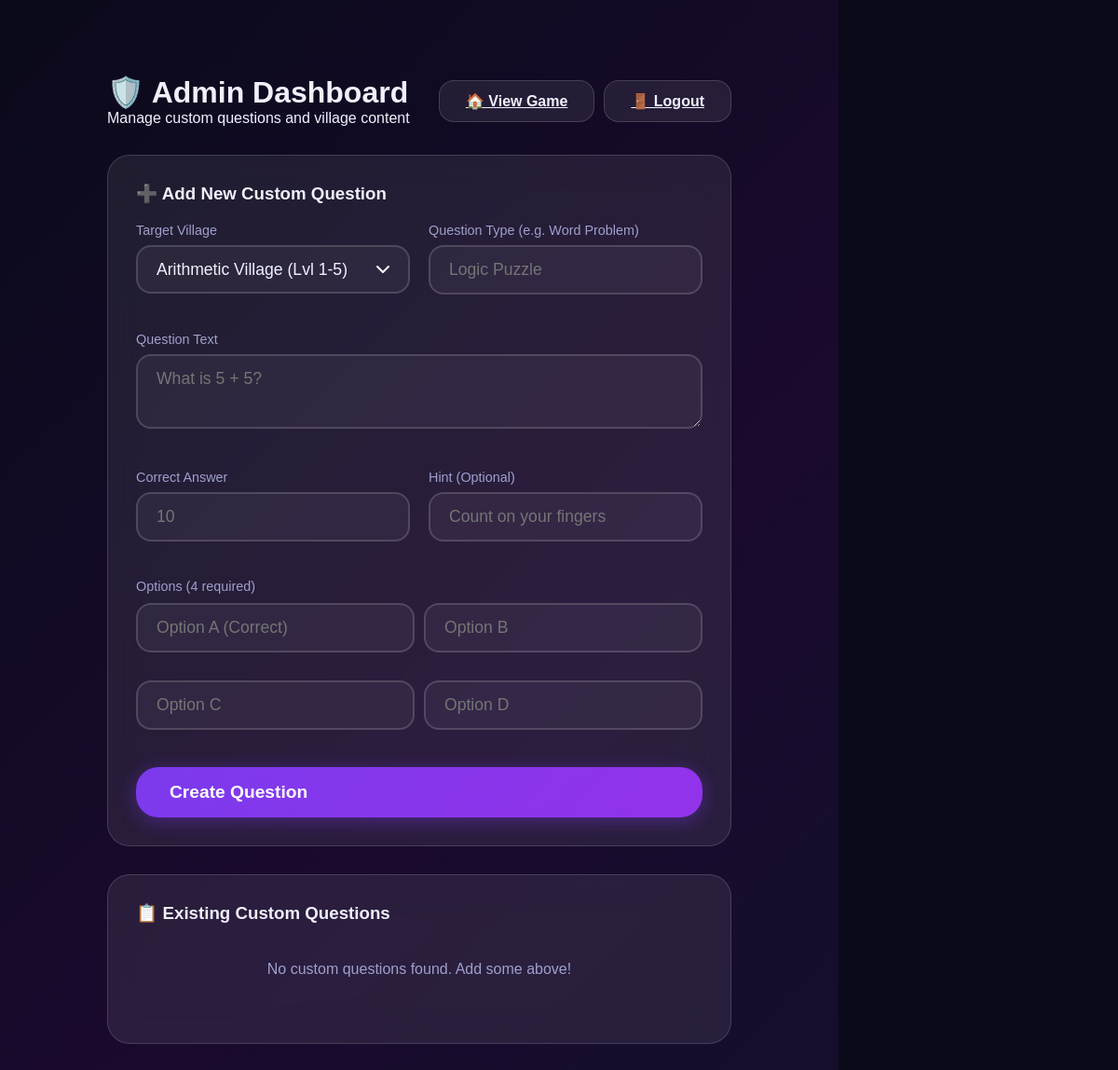
Before: /admin (signed in) with the older database file.
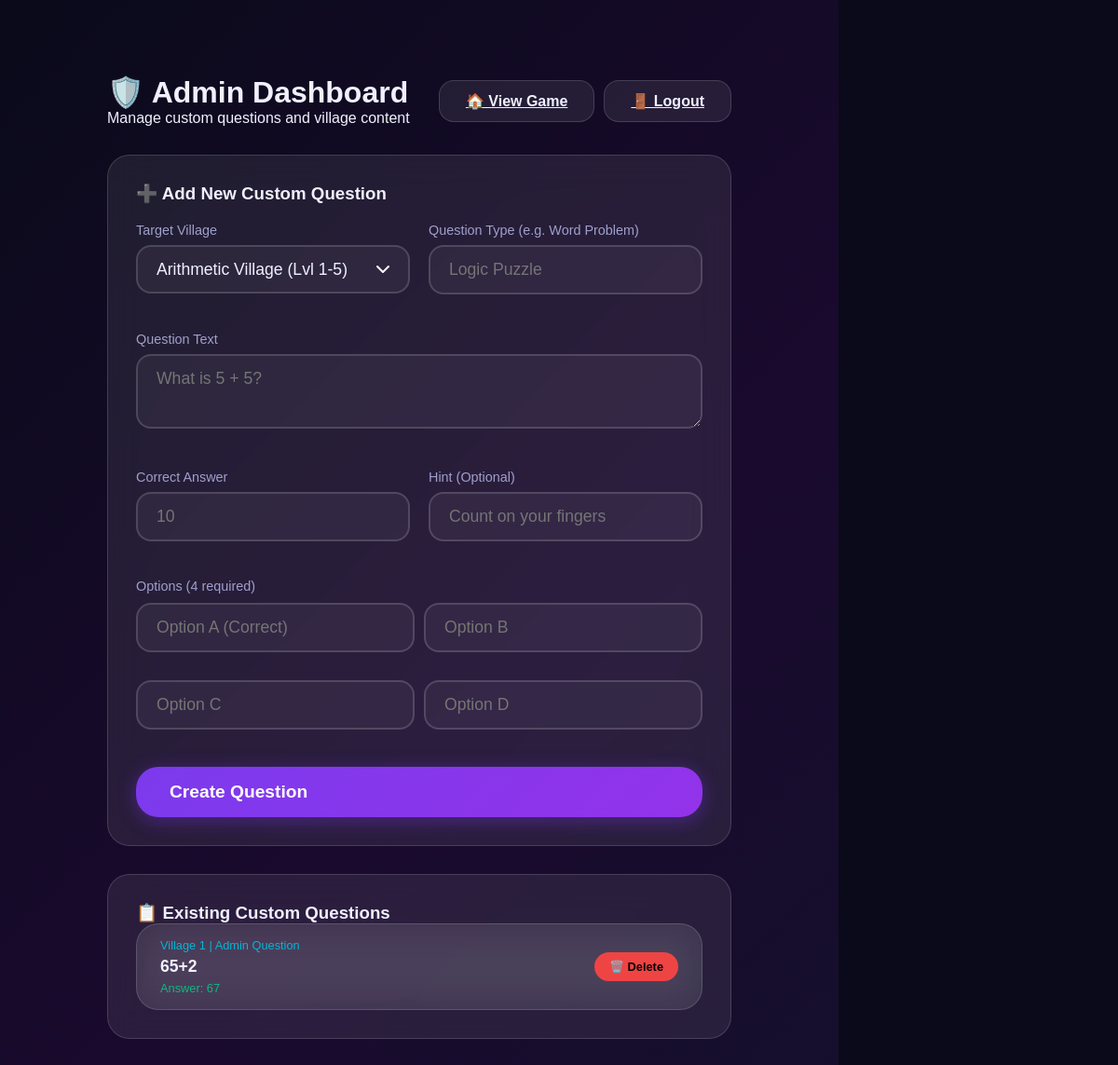
After: the same page with the newer database file.
### models.py (models this page shows, shortened)
class CustomQuestion(db.Model):
    __tablename__ = 'custom_questions'
    id = db.Column(db.Integer, primary_key=True)
    world_id = db.Column(db.Integer, nullable=False) # Which village this belongs to
    question = db.Column(db.Text, nullable=False)
    answer = db.Column(db.String(100), nullable=False)
    options = db.Column(db.Text, nullable=False) # JSON encoded list
    hint = db.Column(db.Text)
    q_type = db.Column(db.String(50))
    created_at = db.Column(db.DateTime, default=datetime.utcnow)

### app.py (the view)
@app.route('/admin')
def admin_dashboard():
    if not session.get('admin_logged_in'):
        return redirect(url_for('admin_login'))
    questions = CustomQuestion.query.all()
    return render_template('admin.html', questions=questions, worlds=WORLDS)

### templates/admin.html (shortened to what this page needs)
<!DOCTYPE html>
<html lang="en">
<head>
    <link rel="stylesheet" href="{{ url_for('static', filename='css/styles.css') }}">
</head>
<body class="screen">
    <div class="admin-container">
        <header class="admin-header">
            <div>
                <h1>🛡️ Admin Dashboard</h1>
                <p>Manage custom questions and village content</p>
            </div>
            <div style="display: flex; gap: 10px;">
                <a href="/" class="btn btn-secondary">🏠 View Game</a>
                <a href="/admin/logout" class="btn btn-secondary">🚪 Logout</a>
            </div>
        </header>
        <div class="glass-card section-card">
            <h3>➕ Add New Custom Question</h3>
            <div class="form-grid">
                <div class="form-group">
                    <label>Target Village</label>
                    <select id="world-select" class="text-input">
                        {% for w in worlds %}
                            <option value="{{ w.id }}">{{ w.name }} (Lvl {{ w.levelStart }}-{{ w.levelEnd }})</option>
                        {% endfor %}
                    </select>
                </div>
                <div class="form-group">
                    <label>Question Type (e.g. Word Problem)</label>
                    <input type="text" id="q-type" class="text-input" placeholder="Logic Puzzle">
                </div>
                <div class="form-group full-width">
                    <label>Question Text</label>
                    <textarea id="q-text" class="text-input" style="height: 80px;" placeholder="What is 5 + 5?"></textarea>
                </div>
                <div class="form-group">
                    <label>Correct Answer</label>
                    <input type="text" id="q-answer" class="text-input" placeholder="10">
                </div>
                <div class="form-group">
                    <label>Hint (Optional)</label>
                    <input type="text" id="q-hint" class="text-input" placeholder="Count on your fingers">
                </div>
                <div class="form-group full-width">
                    <label>Options (4 required)</label>
                    <div class="options-inputs">
                        <input type="text" id="opt-1" class="text-input" placeholder="Option A (Correct)">
                        <input type="text" id="opt-2" class="text-input" placeholder="Option B">
                        <input type="text" id="opt-3" class="text-input" placeholder="Option C">
                        <input type="text" id="opt-4" class="text-input" placeholder="Option D">
                    </div>
                </div>
            </div>
            <button id="btn-add-question" class="btn btn-primary btn-lg" style="margin-top: 20px; width: 100%;">Create Question</button>
        </div>
        <div class="glass-card section-card">
            <h3>📋 Existing Custom Questions</h3>
            <div class="question-list" id="question-list">
                {% if questions %}
                    {% for q in questions %}
                        <div class="glass-card question-item" data-id="{{ q.id }}">
                            <div class="question-info">
                                <div class="question-meta">Village {{ q.world_id }} | {{ q.q_type }}</div>
                                <div class="question-text-display">{{ q.question }}</div>
                                <div style="font-size: 0.8rem; color: var(--accent-green); margin-top: 5px;">Answer: {{ q.answer }}</div>
                            </div>
                            <button class="btn delete-btn btn-delete" data-qid="{{ q.id }}">🗑️ Delete</button>
                        </div>
                    {% endfor %}
                {% else %}
                    <div class="empty-state">No custom questions found. Add some above!</div>
                {% endif %}
            </div>
        </div>
    </div>
</body>
</html>

### static/css/styles.css (style rules this page uses)
:root { --bg-primary: #0a0a1a; --bg-secondary: #12122b; --bg-card: rgba(255, 255, 255, 0.06); --bg-card-hover: rgba(255, 255, 255, 0.12); --text-primary: #f0f0ff; --text-secondary: #a0a0cc; --accent-primary: #7c3aed; --accent-secondary: #06b6d4; --accent-gold: #f59e0b; --accent-green: #10b981; --accent-red: #ef4444; --accent-pink: #ec4899; --glass-bg: rgba(255, 255, 255, 0.08); --glass-border: rgba(255, 255, 255, 0.15); --shadow-glow: 0 0 30px rgba(124, 58, 237, 0.3); --radius-sm: 8px; --radius-md: 16px; --radius-lg: 24px; --radius-xl: 32px; --font-main: 'Outfit', sans-serif; --font-mono: 'Space Grotesk', monospace; }
*, *::before, *::after { box-sizing: border-box; margin: 0; padding: 0; }
html, body { width: 100%; height: 100%; font-family: var(--font-main); background: var(--bg-primary); color: var(--text-primary); overflow: hidden; }
body { background: linear-gradient(135deg, var(--bg-primary) 0%, #1a0a2e 50%, var(--bg-secondary) 100%); }
.screen { width: 100%; height: 100vh; max-width: 900px; display: flex; flex-direction: column; align-items: center; padding: 20px; overflow-y: auto; scrollbar-width: thin; scrollbar-color: var(--accent-primary) transparent; }
.glass-card { background: var(--glass-bg); border: 1px solid var(--glass-border); border-radius: var(--radius-lg); backdrop-filter: blur(20px); -webkit-backdrop-filter: blur(20px); transition: all 0.3s ease; }
.btn { font-family: var(--font-main); font-weight: 600; font-size: 1rem; border: none; border-radius: var(--radius-md); padding: 12px 28px; cursor: pointer; transition: all 0.3s cubic-bezier(0.4, 0, 0.2, 1); display: inline-flex; align-items: center; gap: 8px; position: relative; overflow: hidden; }
.btn::after { content: ''; position: absolute; inset: 0; background: linear-gradient(135deg, transparent, rgba(255,255,255,0.1)); opacity: 0; transition: opacity 0.3s; }
.btn-primary { background: linear-gradient(135deg, var(--accent-primary), #9333ea); color: white; box-shadow: 0 4px 20px rgba(124, 58, 237, 0.4); }
.btn-secondary { background: var(--glass-bg); color: var(--text-primary); border: 1px solid var(--glass-border); }
.btn-lg { font-size: 1.2rem; padding: 16px 36px; border-radius: var(--radius-lg); }
.text-input { width: 100%; padding: 14px 20px; background: rgba(255,255,255,0.05); border: 2px solid var(--glass-border); border-radius: var(--radius-md); color: var(--text-primary); font-family: var(--font-main); font-size: 1.1rem; font-weight: 500; outline: none; margin-bottom: 20px; transition: border-color 0.3s; }

### templates/admin.html (style rules this page uses)
.admin-container { max-width: 1000px; margin: 40px auto; padding: 20px; }
.admin-header { display: flex; justify-content: space-between; align-items: center; margin-bottom: 30px; }
.section-card { padding: 30px; margin-bottom: 30px; }
.question-list { display: flex; flex-direction: column; gap: 15px; }
.question-item { display: flex; justify-content: space-between; align-items: center; padding: 15px 25px; }
.question-info { flex: 1; }
.question-meta { font-size: 0.8rem; color: var(--accent-secondary); margin-bottom: 5px; }
.question-text-display { font-size: 1.1rem; font-weight: 600; }
.delete-btn { background: var(--accent-red); padding: 8px 16px; font-size: 0.8rem; }
.form-grid { display: grid; grid-template-columns: 1fr 1fr; gap: 20px; margin-top: 20px; }
.full-width { grid-column: span 2; }
.form-group label { display: block; margin-bottom: 8px; font-size: 0.9rem; color: var(--text-secondary); }
.options-inputs { display: grid; grid-template-columns: 1fr 1fr; gap: 10px; margin-top: 10px; }
select.text-input { appearance: none; background-repeat: no-repeat; background-position: right 15px center; }

Changed rows visible on the page:
added CustomQuestion: world_id "1", q_type "Admin Question", question "65+2", answer "67"
Other visible differences:
text no longer shown: "No custom questions found. Add some above!"
